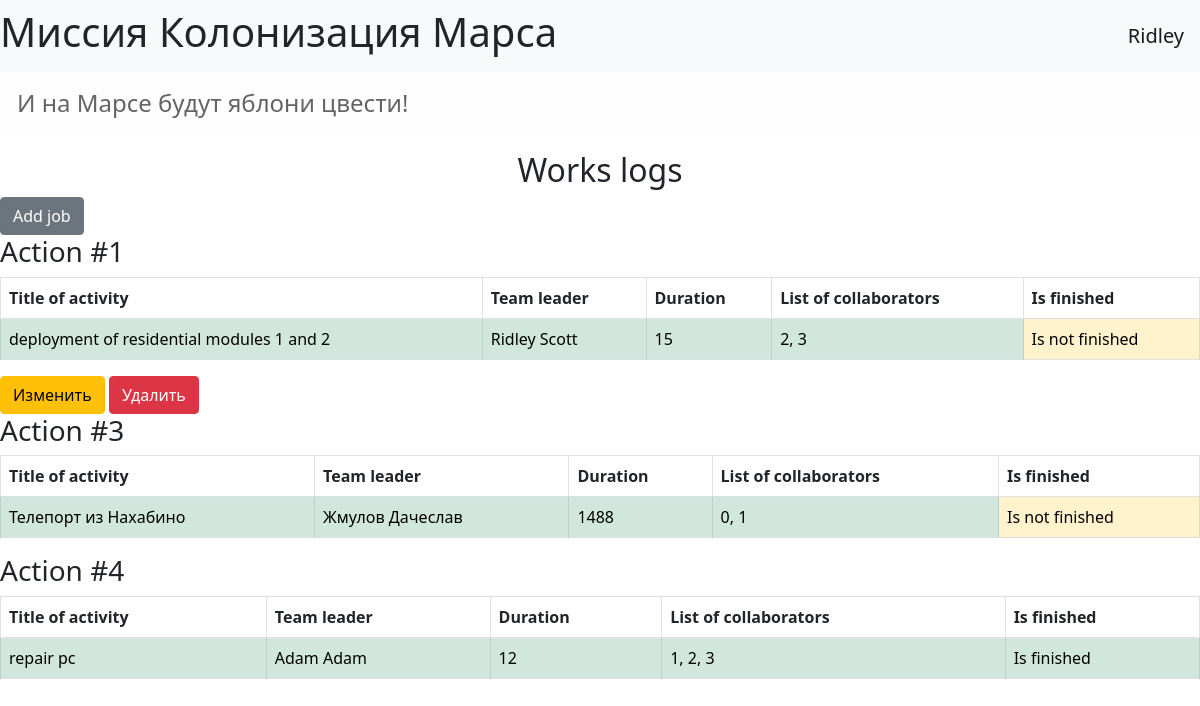
/ (signed in), run on the app's committed database.
### data/users.py (models this page shows, shortened)
class User(SqlAlchemyBase, UserMixin):
    __tablename__ = 'users'
    id = sa.Column(sa.Integer, primary_key=True,
                   autoincrement=True)
    surname = sa.Column(sa.String, nullable=True)
    name = sa.Column(sa.String, nullable=True)
    age = sa.Column(sa.Integer, nullable=True)
    position = sa.Column(sa.String, nullable=True)
    speciality = sa.Column(sa.String, nullable=True)
    address = sa.Column(sa.String, nullable=True)
    email = sa.Column(sa.String, unique=True,
                      nullable=True)
    hashed_password = sa.Column(sa.String,
                                nullable=True)
    modified_date = sa.Column(sa.DateTime)

### data/jobs.py (models this page shows)
class Jobs(SqlAlchemyBase):
    __tablename__ = 'jobs'
    id = sa.Column(sa.Integer, primary_key=True,
                   autoincrement=True)
    team_leader_id = sa.Column(sa.Integer,
                            sa.ForeignKey('users.id'))
    job = sa.Column(sa.String)
    work_size = sa.Column(sa.Integer)
    collaborations = sa.Column(sa.String)
    start_date = sa.Column(sa.DateTime)
    end_date = sa.Column(sa.DateTime)
    is_finished = sa.Column(sa.Boolean)
    team_leader = orm.relation('User')

### server.py (the view)
@app.route('/')
def news_work():
    db_sess = db_session.create_session()
    jobs = db_sess.query(Jobs).all()
    return render_template('index.html', jobs=jobs)

### data/db_session.py (called while the page is built)
def create_session() -> Session:
    global __factory
    return __factory()

### server.py (called while the page is built)
@login_manager.user_loader
def load_user(user_id):
    db_sess = db_session.create_session()
    return db_sess.query(User).get(user_id)

### templates/index.html
{% extends "base.html" %}
{% block content %}
<h2 style="text-align: center;">Works logs</h2>
{% if current_user.is_authenticated %}
    <a href="/addjob" class="btn btn-secondary">Add job</a>
{% endif %}
{% for job in jobs %}
    <div>
        <h3>Action #{{ job.id }}</h3>
        <table class="table table-bordered">
          <thead>
            <tr>
              <th scope="col">Title of activity</th>
              <th scope="col">Team leader</th>
              <th scope="col">Duration</th>
              <th scope="col">List of collaborators</th>
              <th scope="col">Is finished</th>
            </tr>
          </thead>
          <tbody>
            <tr>
              <td class="table-success">{{ job.job }}</td>
              <td class="table-success">{{ job.team_leader.name }}  {{ job.team_leader.surname }}</td>
              <td class="table-success">{{ job.work_size }}</td>
              <td class="table-success">{{ job.collaborations }}</td>
              {% if job.is_finished %}
              <td class="table-success">Is finished</td>
              {% else %}
              <td class="table-warning">Is not finished</td>
              {% endif %}
            </tr>
          </tbody>
        </table>
        {% if current_user.is_authenticated and (current_user.id == job.team_leader_id or current_user.id == 1) %}
    <div>
        <a href="/editjob/{{ job.id }}" class="btn btn-warning">
            Изменить
        </a>
        <a href="/deletejob/{{ job.id }}" class="btn btn-danger">
            Удалить
        </a>
    </div>
{% endif %}
    </div>
{% endfor %}
{% endblock %}

### templates/base.html (shortened to what this page needs)
<!DOCTYPE html>
<html lang="en">
<head>
    <link href="https://cdn.jsdelivr.net/npm/bootstrap@5.0.0-beta1/dist/css/bootstrap.min.css" rel="stylesheet"
>
</head>
<body>
<header>
    <nav class="navbar navbar-light bg-light">
        <h1>Миссия Колонизация Марса</h1>
        {% if current_user.is_authenticated %}
            <a class="navbar-brand" href="/logout">{{ current_user.name }}</a>
        {% else %}
            <p>
                <a class="btn btn-primary " href="/register">Зарегистрироваться</a>
                <a class="btn btn-success" href="/login">Войти</a>
            </p>
        {% endif %}
    </nav>
</header>
<h4 class="alert alert-light">И на Марсе будут яблони цвести!</h4>
    {% block content %}{% endblock %}
</body>
</html>

### data on the page
User: name "Ridley"
Jobs: id "1", job "deployment of residential modules 1 and 2", team_leader.name "Ridley", team_leader.surname "Scott", work_size "15", collaborations "2, 3", is_finished "Is not finished"
Jobs: id "3", job "Телепорт из Нахабино", team_leader.name "Жмулов", team_leader.surname "Дачеслав", work_size "1488", collaborations "0, 1", is_finished "Is not finished"
Jobs: id "4", job "repair pc", team_leader.name "Adam", team_leader.surname "Adam", work_size "12", collaborations "1, 2, 3", is_finished "Is finished"
